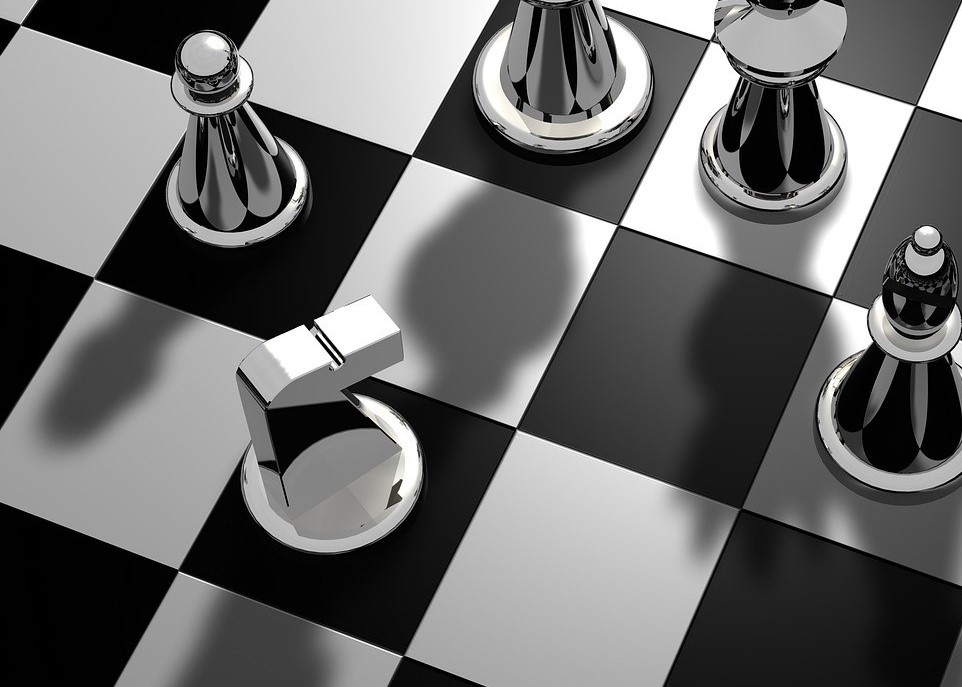
#> input picture assets/images/chess_board.jpg, 962 x 687 px; its folder holds only this picture in this run
$ python main.py
#> lines starting #> are read from the running program, lines starting #| are printed output that depends on the picture; after the words box and inside, x2 and y2 are one past the last pixel; in counts of white or black regions, pixels touching at a corner belong together
import cv2
import numpy as np
import glob

def getGrayscale(image):
    return cv2.cvtColor(image, cv2.COLOR_BGR2GRAY)

def getEdges(grayscale):
    return cv2.Canny(grayscale, 100, 170, apertureSize = 3)

def showDefaultImage(filepath):
#> called with filepath = 'assets/images/chess_board.jpg'
    image = cv2.imread(filepath)
#> image is the input picture: shape (687, 962, 3); mean B, G, R 105.8, 105.9, 105.9
    cv2.imshow("Default Image", image)
    cv2.waitKey(0)

def showGrayscaleAndCannyEdges(filepath):
    image = cv2.imread(filepath)
    grayscale = getGrayscale(image)
    edges = getEdges(grayscale)
#> in getEdges, `return cv2.Canny(grayscale, 100, 170, apertureSize = 3)`:
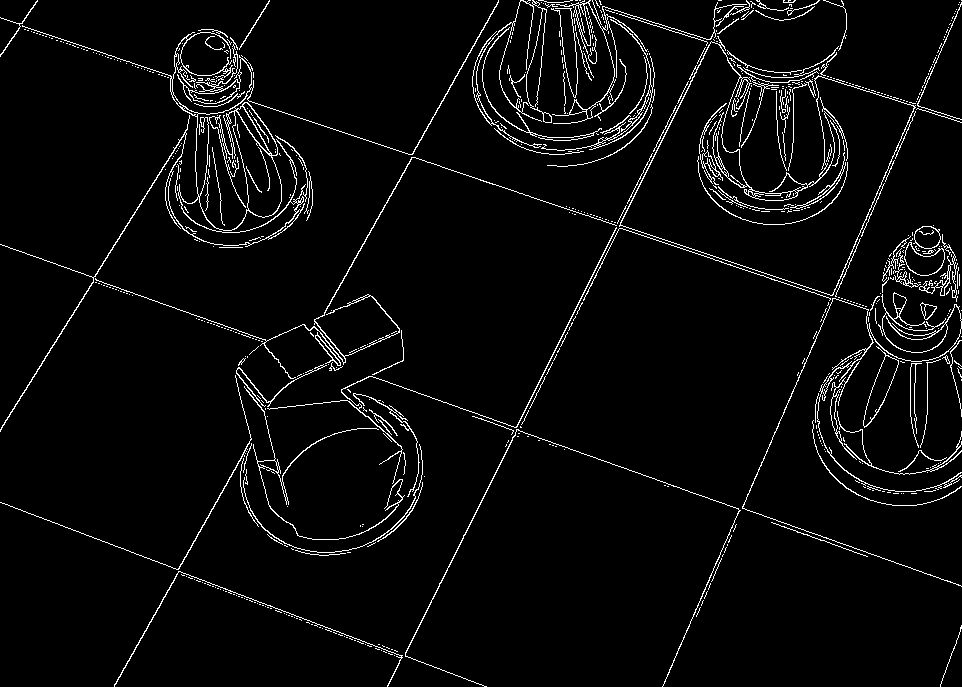
#> returned value: shape (687, 962); 4% white in thin lines or dots

    cv2.imshow("Grayscale And Canny Edges", edges)
    cv2.waitKey(0)

def showHoughLines(filepath, rhoAccuracy, theta, lineThreshold):
#> called with filepath = 'assets/images/chess_board.jpg', rhoAccuracy = 1, theta = 0.0175, lineThreshold = 200
    image = cv2.imread(filepath)
    grayscale = getGrayscale(image)
    edges = getEdges(grayscale)

    lines = cv2.HoughLines(edges, rhoAccuracy, theta, lineThreshold)
#> lines = 14 rows, first 8: [13, 1.9], [653, 0.471], [652, 0.454], [882, 0.401], [226, 1.92], [883, 0.419], [656, 0.471], [23, 1.88]

    lineColor = (0, 0, 255)
    lineThickness = 1

    # Convert lines to the format required by cv.lines (end points)
    for line in lines:
        rho, theta = line[0]
        a = np.cos(theta)
        b = np.sin(theta)
        x0 = a * rho
        y0 = b * rho
        firstLinePoint = (int(x0 + 1000 * (-b)), int(y0 + 1000 * (a)))
        secondLinePoint = (int(x0 - 1000 * (-b)), int(y0 - 1000 * (a)))
        cv2.line(image, firstLinePoint, secondLinePoint, lineColor, lineThickness)
#> this loop made 14 passes
#> (rho, theta, a, b, x0, y0, firstLinePoint, secondLinePoint) on passes 1 to 10: (13, 1.9, -0.326, 0.946, -4.23, 12.29, (-949, -313), (941, 337)), (653, 0.471, 0.891, 0.454, 581.8, 296.5, (127, 1187), (1035, -594)), (652, 0.454, 0.899, 0.438, 586, 285.8, (147, 1184), (1024, -612)), (882, 0.401, 0.921, 0.391, 811.9, 344.6, (421, 1265), (1202, -575)), (226, 1.92, -0.342, 0.94, -77.3, 212.4, (-1016, -129), (862, 554)), (883, 0.419, 0.914, 0.407, 806.7, 359.1, (399, 1272), (1213, -554)), (656, 0.471, 0.891, 0.454, 584.5, 297.8, (130, 1188), (1038, -593)), (23, 1.88, -0.309, 0.951, -7.11, 21.87, (-958, -287), (943, 330)), (432, 0.506, 0.875, 0.485, 377.8, 209.4, (-106, 1084), (862, -665)), (436, 0.506, 0.875, 0.485, 381.3, 211.4, (-103, 1085), (866, -663))
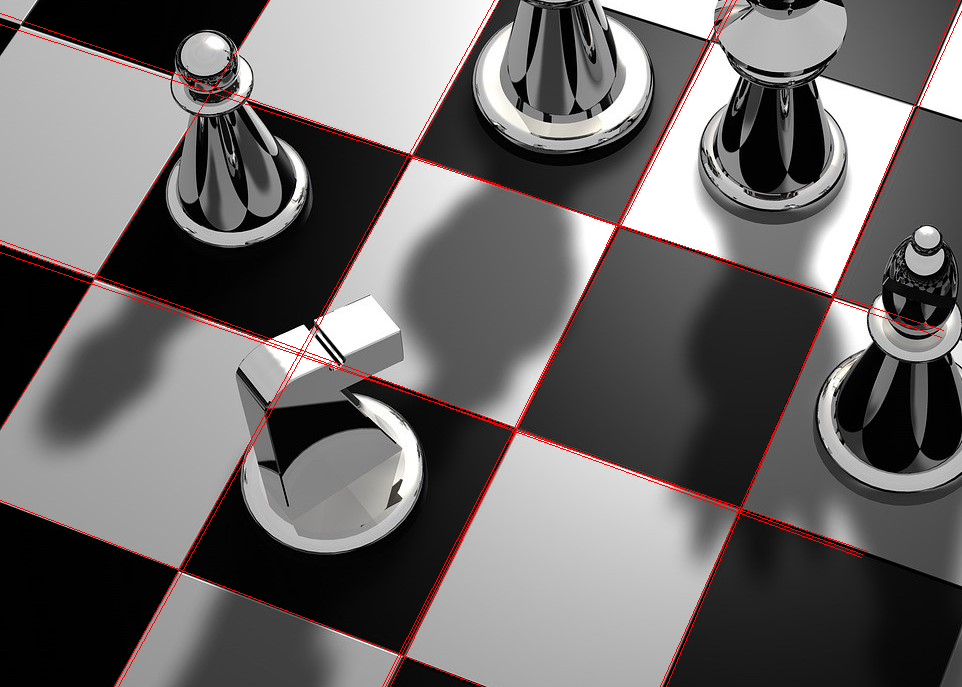
#> image: shape (687, 962, 3); 1.49% of pixels changed, all inside (x1, y1, x2, y2) = (0, 0, 962, 687)

    cv2.imshow('Hough Lines', image)
    cv2.waitKey(0)

def showProbabilisticHoughLines(filepath, rhoAccuracy, theta, lineThreshold):
#> called with filepath = 'assets/images/chess_board.jpg', rhoAccuracy = 1, theta = 0.0175, lineThreshold = 200
    image = cv2.imread(filepath)
    grayscale = getGrayscale(image)
    edges = getEdges(grayscale)

    minLineLength = 5
    maxGapBetweenLines = 10
    lines = cv2.HoughLinesP(edges, rhoAccuracy, theta, lineThreshold, minLineLength, maxGapBetweenLines)
#> lines = 33 rows, first 6: [358, 137, 388, 147], [532, 394, 586, 288], [668, 484, 678, 487], [685, 249, 711, 258], [788, 402, 793, 390], [648, 237, 678, 247]

    lineColor = (0, 255, 0)
    lineThickness = 2

    for line in lines:
        for x1,y1,x2,y2 in line:
            cv2.line(image, (x1, y1), (x2, y2), lineColor, lineThickness)
#> this loop made 33 passes
#> line on passes 1 to 12: [[358, 137, 388, 147]], [[532, 394, 586, 288]], [[668, 484, 678, 487]], [[685, 249, 711, 258]], [[788, 402, 793, 390]], [[648, 237, 678, 247]], [[881, 183, 886, 171]], [[430, 602, 463, 537]], [[796, 383, 800, 373]], [[529, 196, 546, 202]], [[775, 432, 779, 422]], [[0, 430, 54, 343]]
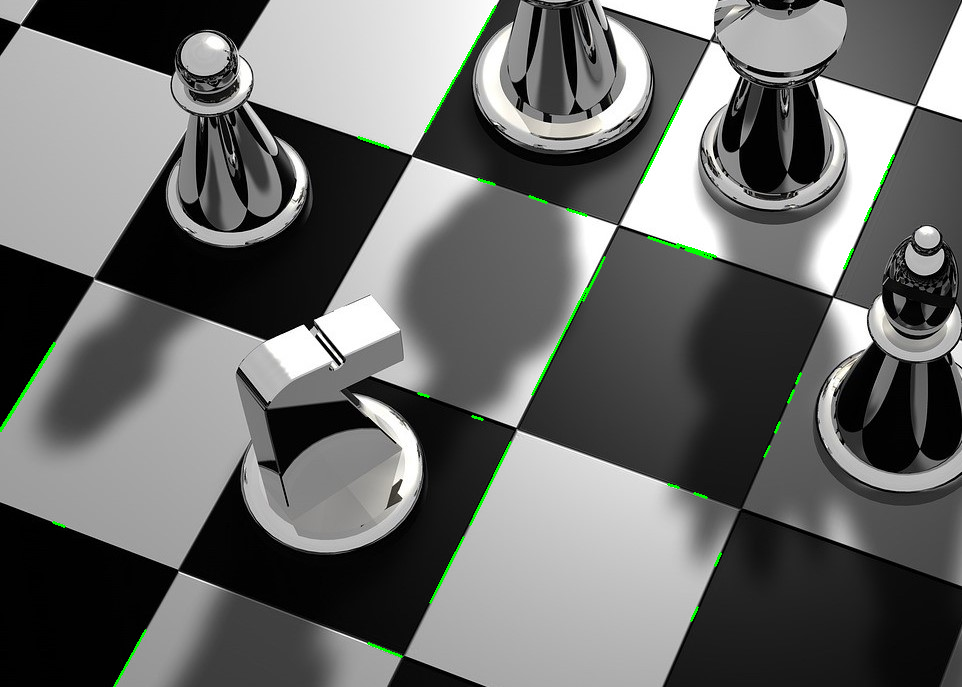
#> image: shape (687, 962, 3); 0.48% of pixels changed, all inside (x1, y1, x2, y2) = (0, 5, 895, 687)

    cv2.imshow('Probabilistic Hough Lines', image)
    cv2.waitKey(0)

for filepath in glob.iglob('assets/images/*.jpg'):
    showDefaultImage(filepath)
    showGrayscaleAndCannyEdges(filepath)

    # Rho accuracy of 1 pixel
    rhoAccuracy = 1
    # Theta accuracy of np.pi / 180 = 1 degree
    theta = np.pi/180
    # Line threshold (number of points on line)
    lineThreshold = 200

    showHoughLines(filepath, rhoAccuracy, theta, lineThreshold)
    showProbabilisticHoughLines(filepath, rhoAccuracy, theta, lineThreshold)

    cv2.destroyAllWindows()
